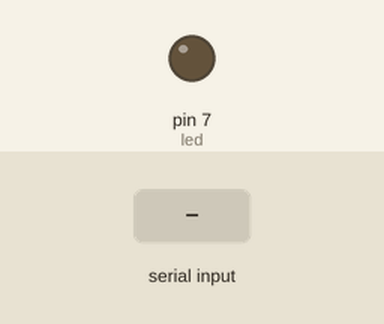
Bench run of a sketch on a simulated Arduino Uno, built with avr-gcc and run on an emulated ATmega328P. Parts: output pins drawn as LEDs (lit = HIGH). Inputs (shaded band) come from the test bench.

Above: at 1.2 s.
1.3 s: "1" received over Serial
At 2.1 s:
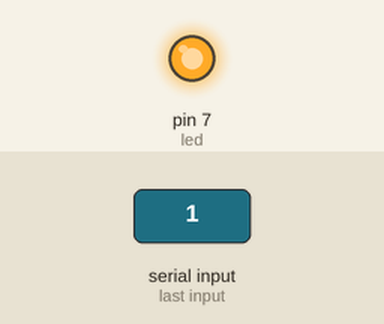
2.8 s: "0" received over Serial
At 3.3 s:
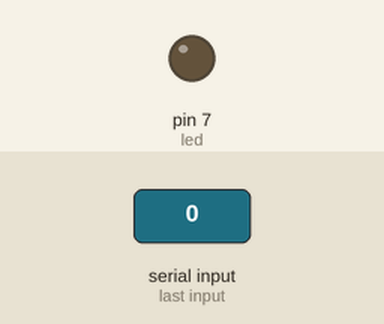
Timing chart, 0 to 5.8 s (numbered marks = the images above; inputs shaded):
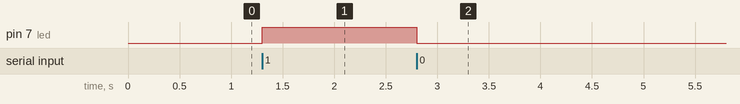

The sketch:

recepteur_ex1.ino
```cpp
#define led 7

void setup() {
  // put your setup code here, to run once:
  Serial.begin(9600);
  pinMode(led, OUTPUT);

}

void loop() {
  // put your main code here, to run repeatedly:

  if(Serial.available()){
    char commande = Serial.read();

    if(commande == '1'){
      digitalWrite(led,HIGH);
    }else if(commande == '0'){
      digitalWrite(led,LOW);
    }
  }

}
```

Measured:
- after the input at 1.3 s, pin 7 (led): LOW → HIGH at once
- after the input at 2.8 s, pin 7 (led): HIGH → LOW at once
